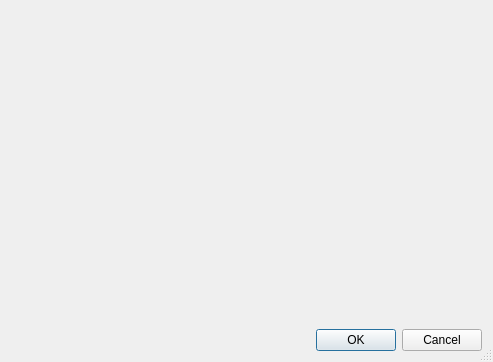
<?xml version="1.0" encoding="UTF-8"?>
<ui version="4.0">
 <class>ServicePermissionDialog</class>
 <widget class="QDialog" name="ServicePermissionDialog">
  <property name="geometry">
   <rect>
    <x>0</x>
    <y>0</y>
    <width>493</width>
    <height>362</height>
   </rect>
  </property>
  <property name="windowTitle">
   <string>Service permissions</string>
  </property>
  <property name="windowIcon">
   <iconset resource="images.qrc">
    <normaloff>:/images/rstray3.png</normaloff>:/images/rstray3.png</iconset>
  </property>
  <property name="sizeGripEnabled">
   <bool>true</bool>
  </property>
  <layout class="QVBoxLayout" name="verticalLayout">
   <item>
    <widget class="FriendSelectionWidget" name="servicePermissionList" native="true">
     <property name="sizePolicy">
      <sizepolicy hsizetype="Preferred" vsizetype="MinimumExpanding">
       <horstretch>0</horstretch>
       <verstretch>0</verstretch>
      </sizepolicy>
     </property>
    </widget>
   </item>
   <item>
    <widget class="QDialogButtonBox" name="buttonBox">
     <property name="orientation">
      <enum>Qt::Horizontal</enum>
     </property>
     <property name="standardButtons">
      <set>QDialogButtonBox::Cancel|QDialogButtonBox::Ok</set>
     </property>
    </widget>
   </item>
  </layout>
 </widget>
 <customwidgets>
  <customwidget>
   <class>FriendSelectionWidget</class>
   <extends>QWidget</extends>
   <header>gui/common/FriendSelectionWidget.h</header>
   <container>1</container>
  </customwidget>
 </customwidgets>
 <resources>
  <include location="images.qrc"/>
 </resources>
 <connections/>
</ui>
